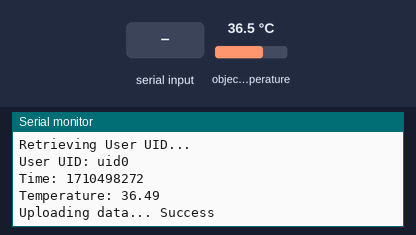
This sketch was run on a simulated ESP32. On the bench: the last lines printed to the serial monitor. The test bench sets the inputs (shaded band); at power-on: object temperature 36.5 °C. WiFi joins after 1.5 s; servers stay silent unless stated; the local clock reads 2024-03-15 10:24:30 at power-on unless the sketch sets it.

Above: at 3.2 s.
3.3 s: "90,45\n" received over the second serial link
At 7.14 s:
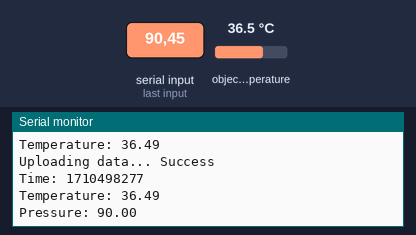
13.5 s: object temperature set to 20 °C
At 17.8 s:
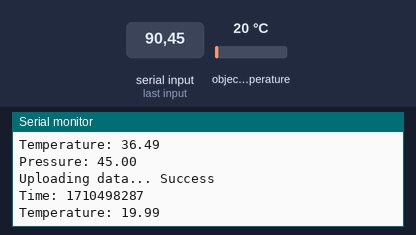
19.1 s: "30,150\n" received over the second serial link
At 22.14 s:
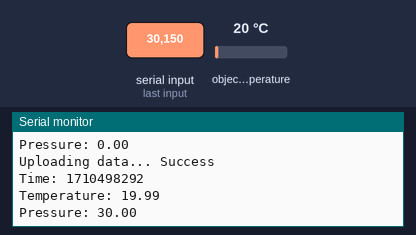
24.7 s: object temperature set to 26 °C
At 28.0 s:
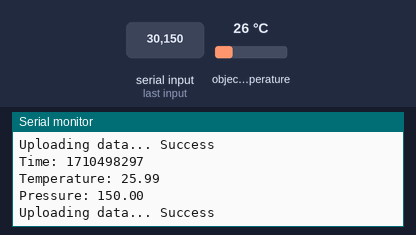
Timing chart, 0 to 29.5 s (numbered marks = the images above; inputs shaded):
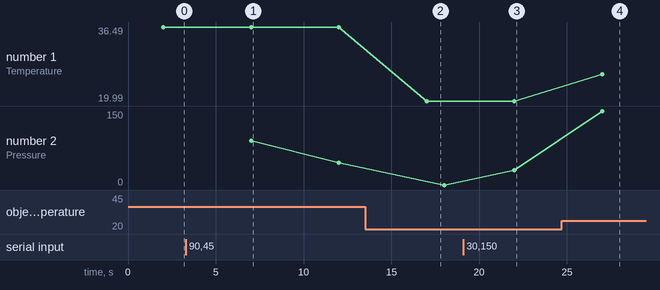

Measured:
- after the input at 3.3 s, the serial monitor: prints a new line after 3.7 s (image 1)
- after the input at 13.5 s, the serial monitor: prints a new line after 3.5 s (image 2)
- after the input at 19.1 s, the serial monitor: prints a new line after 2.9 s (image 3)
- after the input at 24.7 s, the serial monitor: prints a new line after 2.3 s (image 4)
- plotted number 1: 36.49 → 19.99 after the input at 13.5 s, 19.99 → 25.99 after the input at 24.7 s
- plotted number 2: 0 → 30 after the input at 19.1 s

The sketch:

esp_send.ino
```cpp
#include <Arduino.h>
#include <WiFi.h>
#include <Firebase_ESP_Client.h>
#include <Wire.h>
#include <Adafruit_MLX90614.h> // Including the MLX90614 sensor library
#include "time.h"

// Addons for handling token generation and RTDB payloads
#include "addons/TokenHelper.h"
#include "addons/RTDBHelper.h"

// WiFi credentials
#define WIFI_SSID "saadyu"
#define WIFI_PASSWORD "qwertyui"

// Firebase project API Key
#define API_KEY "AIzaSyDLF_zhyKu4cobqnMsCFIICrayer-1sQMo"

// Firebase authentication details
#define USER_EMAIL "twotyred@gmail.com"
#define USER_PASSWORD "twotyred"

// Firebase Realtime Database URL
#define DATABASE_URL "https://top-tyre-default-rtdb.asia-southeast1.firebasedatabase.app"

// Firebase setup
FirebaseData fbdo;
FirebaseAuth auth;
FirebaseConfig config;

// User UID
String uid;

// Database path, updated in setup
String databasePath;
// Paths for storing data
String tempPath = "/temperature";
String pressurePath = "/pressure";
String timePath = "/timestamp";

// Path for the current data entry
String parentPath;

int timestamp;
FirebaseJson json;

const char* ntpServer = "pool.ntp.org";

// MLX90614 sensor instance
Adafruit_MLX90614 mlx = Adafruit_MLX90614();
float temperature;

// Pressure data from Arduino
float pressure = 0  ;

// Timing variables (update every 5 seconds)
unsigned long sendDataPrevMillis = 0;
unsigned long timerDelay = 5000;

// Initialize the MLX90614 sensor
void initMLX90614() {
  if (!mlx.begin()) {
    Serial.println("MLX90614 sensor not found. Check your wiring.");
    while (1); // Halt execution
  }
}

// Connect to WiFi
void initWiFi() {
  WiFi.begin(WIFI_SSID, WIFI_PASSWORD);
  Serial.print("Connecting to WiFi...");
  while (WiFi.status() != WL_CONNECTED) {
    Serial.print('.');
    delay(1000);
  }
  Serial.println("Connected: " + WiFi.localIP().toString());
}

// Get current epoch time
unsigned long getTime() {
  time_t now;
  struct tm timeinfo;
  if (!getLocalTime(&timeinfo)) {
    return 0;
  }
  time(&now);
  return now;
}

void setup() {
  Serial.begin(115200); // For debugging
  Serial2.begin(9600, SERIAL_8N1, 16, 17); // Serial communication with Arduino

  // Initialize MLX90614 sensor
  initMLX90614();
  initWiFi();
  configTime(0, 0, ntpServer);

  // Setup Firebase
  config.api_key = API_KEY;
  auth.user.email = USER_EMAIL;
  auth.user.password = USER_PASSWORD;
  config.database_url = DATABASE_URL;

  Firebase.reconnectWiFi(true);
  fbdo.setResponseSize(4096);

  // Token callback
  config.token_status_callback = tokenStatusCallback; // Defined in addons/TokenHelper.h

  // Token generation retry
  config.max_token_generation_retry = 5;

  // Initialize Firebase
  Firebase.begin(&config, &auth);

  // Wait for user UID
  Serial.println("Retrieving User UID...");
  while (auth.token.uid == "") {
    Serial.print('.');
    delay(1000);
  }
  uid = auth.token.uid.c_str();
  Serial.println("User UID: " + uid);

  // Update database path
  databasePath = "/UsersData/" + uid + "/readings";
}

void loop() {

  // Send new readings if it's time
  if (Firebase.ready() && (millis() - sendDataPrevMillis > timerDelay || sendDataPrevMillis == 0)) {
    sendDataPrevMillis = millis();

    // Get timestamp
    timestamp = getTime();
    Serial.println("Time: " + String(timestamp));

    // Read temperature
    temperature = mlx.readObjectTempC();
    Serial.println("Temperature: " + String(temperature));

    // Read pressure data
    if (Serial2.available() > 0) {
      pressure = Serial2.parseFloat();
      Serial.println("Pressure: " + String(pressure));
    }

    // Create a unique path for the data
    parentPath = databasePath + "/" + String(timestamp);

    // Prepare data for Firebase
    json.set(tempPath.c_str(), String(temperature));
    json.set(pressurePath.c_str(), String(pressure));
    json.set(timePath.c_str(), String(timestamp));

    // Upload data to Firebase
    Serial.printf("Uploading data... %s\n", Firebase.RTDB.setJSON(&fbdo, parentPath.c_str(), &json) ? "Success" : fbdo.errorReason().c_str());
  }
}
```
